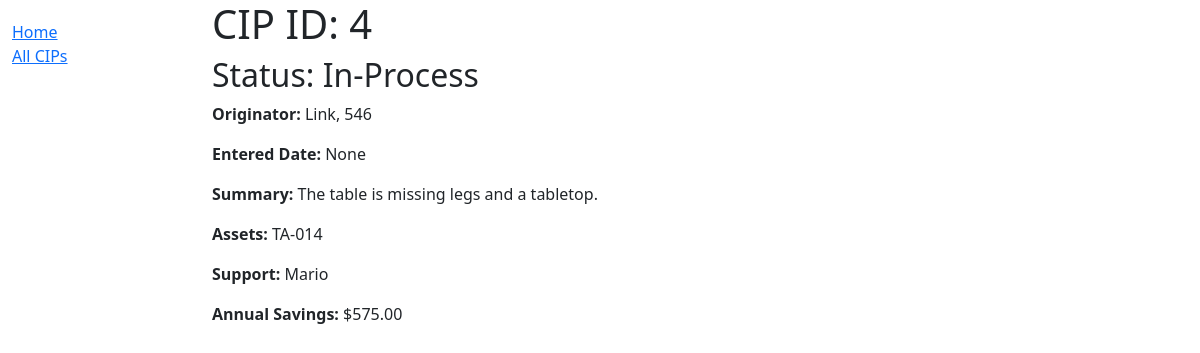
The page /catalog/cip/4 on the database its author committed.
### catalog/models.py (models this page shows, shortened)
class cipIdea(models.Model):
    originator = models.ForeignKey(Associate, on_delete=models.PROTECT, related_name='originator')
    entered_date = models.DateField(auto_now_add=True)
    assets = models.ForeignKey(Asset, on_delete=models.PROTECT, help_text="Enter the asset related to the CIP Idea", null=True)
    status = models.ForeignKey(Status, on_delete=models.PROTECT)
    completed_date = models.DateField(blank=True, null=True)
    summary = models.TextField( help_text="Enter the summary of the CIP idea")
    eng_support = models.ForeignKey(Associate, on_delete=models.PROTECT, related_name='supporter')
    annual_savings = models.DecimalField(max_digits=8, decimal_places=2)

class Status(models.Model):
    WORK_STATUS = (
        ('i', 'In-Process'),
        ('c', 'Completed'),
        ('d', 'Deferred'),
    )
    status = models.CharField(
        max_length=1,
        choices=WORK_STATUS,
        blank=False,
        default='i',
        help_text='Enter a status for CIP',
    )

class Associate(models.Model):
    emp_id = models.PositiveIntegerField(help_text='Enter the employees ID number', unique=True)
    first_name = models.CharField(max_length=30, help_text="Enter in the associate's first name")
    last_name = models.CharField(max_length=30, help_text="Enter in the associate's last name",
                                 blank=True, null=True)
    dept = models.ForeignKey('Dept', on_delete=models.PROTECT, null=True)

class Asset(models.Model):
    asset_num = models.CharField(max_length=20, help_text='Enter the asset number', unique=True)
    dept = models.ForeignKey('Dept', on_delete=models.PROTECT, null=True, blank=False)

### catalog/views.py (the view)
# urls.py: re_path(r'^cip/(?P<pk>\d+)$', views.CIPDetailView.as_view(), name='cip-detail'),
class CIPDetailView(generic.DetailView):
    model = cipIdea
    context_object_name = 'cip_detail'
    template_name = 'catalog/cipidea_detail.html'

### catalog/templates/catalog/cipidea_detail.html
{% extends "base_generic.html" %}
{% block content %}
    {% if cip_detail %}
        <h1>CIP ID: {{ cip_detail.id }}</h1>
        <h2>Status: {{ cip_detail.status.get_status_display   }}</h2>
        <p><strong>Originator:</strong> {{ cip_detail.originator.first_name}}, {{ cip_detail.originator.emp_id }}</p>
        <p><strong>Entered Date:</strong> {{ cip_detail.completed_date }}</p>
        <p><strong>Summary:</strong> {{ cip_detail.summary }}</p>
        <p><strong>Assets:</strong> {{ cip_detail.assets.asset_num }}</p>
        <p><strong>Support:</strong> {{ cip_detail.eng_support.first_name }}</p>
        <p><strong>Annual Savings:</strong> ${{ cip_detail.annual_savings }}</p>
    {% else %}
        <p>There are not details for this CIP.</p>
    {% endif %}
{% endblock %}

### rows shown on the page
cipIdea: status.status "In-Process", originator.first_name "Link", originator.emp_id "546", completed_date "None", summary "The table is missing legs and a tabletop.", assets.asset_num "TA-014", eng_support.first_name "Mario", annual_savings "575.00"
